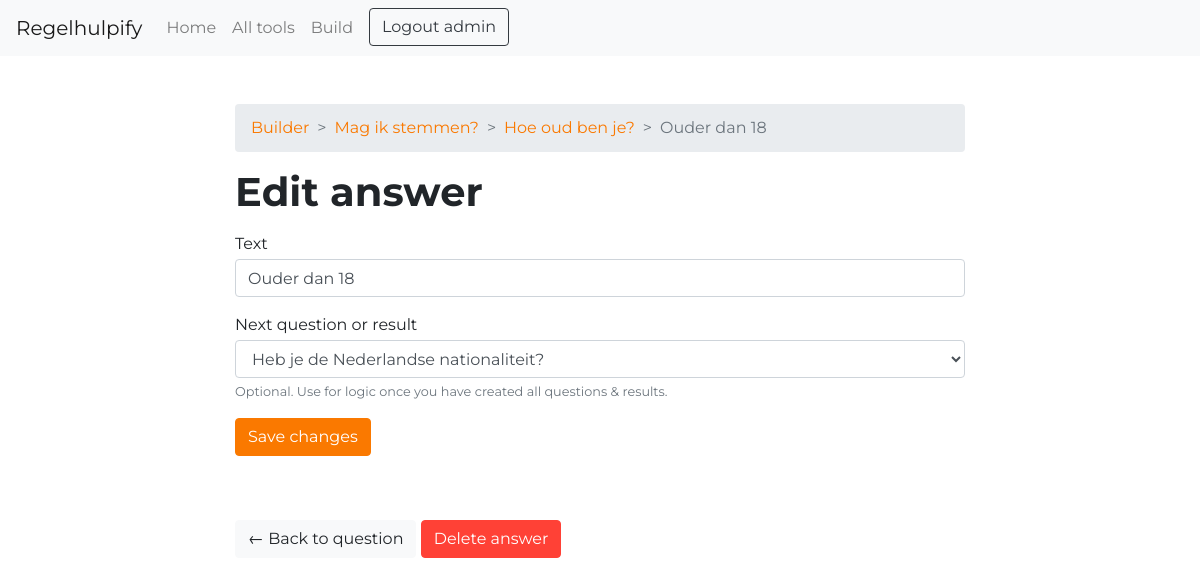
/builder/1/1/2/ (signed in), run on the app's committed database.
### regelhulpify/models.py (models this page shows, shortened)
class Tool(models.Model):
    owner = models.ForeignKey(User, on_delete=models.SET_DEFAULT, default=1)
    name = models.CharField(max_length=128, unique=True)
    desc = models.CharField(max_length=1024)
    img = models.URLField(max_length=1024, null=True, blank=True)
    shorturl = models.SlugField(max_length=64, unique=True, null=True, blank=True, validators=[safe_url])

class Question(models.Model):
    text = models.CharField(max_length=128)
    expl = models.CharField(max_length=256, blank=True)
    tool = models.ForeignKey(Tool, on_delete=models.CASCADE)
    position = models.IntegerField()
    result = models.BooleanField(default=False)
    class Meta:
        constraints = [
            models.UniqueConstraint(fields=['tool', 'position'], name='unique position within tool')
        ]
    def __str__(self):
        return f"{self.text}"

class Answer(models.Model):
    text = models.CharField(max_length=128)
    resulttext = models.CharField(max_length=256, blank=True) # for later use
    question = models.ForeignKey(Question, on_delete=models.CASCADE)
    nextquestion = models.ForeignKey(Question, on_delete=models.SET_DEFAULT, null=True, default="", blank=True, related_name='comesfrom')

### regelhulpify/views.py (the view, shortened to what this page needs)
# urls.py: path("builder/<int:tool>/<int:question>/<int:answer>/", views.builder_answer, name="builder_answer"),
@login_required
def builder_answer(request, tool, question, answer):
    t = get_object_or_404(Tool, pk=tool)
    if t.owner != request.user:
        return HttpResponseForbidden('Not your tool.')
    a = get_object_or_404(Answer, pk=answer)
    q = get_object_or_404(Question, pk=a.question.id)
    form = AnswerForm(t, q.position, instance=a)
    context = {'form': form, 'tool': t, 'question': q, 'answer': a}
    return render(request, 'regelhulpify/builder_answer.html', context)

### regelhulpify/forms.py
class AnswerForm(ModelForm):
    class Meta:
        model = Answer
        fields = ['text','nextquestion', 'question']
        widgets = {
            'question': HiddenInput(),
        }
        labels = {
            "text": "Text",
            "nextquestion": "Next question or result",
        }
        help_texts = {
            'nextquestion': _('Optional. Use for logic once you have created all questions & results.'),
        }
    def __init__(self, tool, position, *args, **kwargs):
        kwargs.setdefault('label_suffix', '')
        super(ModelForm, self).__init__(*args, **kwargs)
        self.fields['text'].widget.attrs['autofocus'] = 'on'
        self.fields['nextquestion'].queryset = Question.objects.filter(tool=tool).filter(position__gt=position)
        for visible in self.visible_fields():
            visible.field.widget.attrs['class'] = 'form-control'

### regelhulpify/context_processors.py (called while the page is built)
def login_form(request):
    return {
        'login_form': AuthenticationForm()
    }

### regelhulpify/templates/regelhulpify/builder_answer.html (shortened to what this page needs)
{% extends 'regelhulpify/base.html' %}
{% load static %}
{% block content %}
{% include 'regelhulpify/breadcrumb_snippet.html' %}
    <h1 class="">Edit answer</h1>
    <div>
        <form action="" method="post">
            {% include 'regelhulpify/form_snippet.html' %}
            <input type="submit" value="Save changes" class="btn btn-primary">
          </form>
          <a href="{% url 'builder_question' tool.id question.id %}" class="btn btn-light mt-5">&larr; Back to question</a>
          <input type="button" class="btn btn-danger mt-5" id="answer_delete" value="Delete answer">
    </div>
{% endblock %}

### regelhulpify/templates/regelhulpify/base.html (shortened to what this page needs)
{% load static %}
<html>
    <head>
        <link rel="stylesheet" href="{% static 'css/custom.css' %}">
    </head>
    <body>
        <nav class="navbar navbar-expand-lg navbar-light bg-light">
            <a class="navbar-brand" href="{% url 'home' %}">Regelhulpify</a>
            <div class="collapse navbar-collapse" id="navbarSupportedContent">
                <ul class="navbar-nav mr-auto">
                    <li class="nav-item">
                        <a class="nav-link" href="{% url 'home' %}">Home</a>
                    </li><li class="nav-item">
                        <a class="nav-link" href="{% url 'alltools' %}">All tools</a>
                    </li>
                    <li class="nav-item">
                    {% if user.is_authenticated %}
                        <a class="nav-link" href="{% url 'builder' %}">Build</a>
                    {% else %}
                        <a class="nav-link" href="{% url 'django_registration_register' %}">Register</a>
                    {% endif %}
                    </li>
                    <li class="nav-item dropdown order-1">
                        {% if user.is_authenticated %}
                    <a class="btn btn-outline-dark log-button" href="{% url 'logout' %}"> Logout {{ user.username }}</a>
                      {% endif %}
                  </li>
                </ul>
            </div>
        </nav>
        <div class="content container mt-5 pb-5">
            <div class="row">
                <div class="col-md-2"></div>
                <div class="col-md-8">
                    {% block content %}
                    {% endblock %}
                </div>
            </div>
        </div>
    </body>
</html>

### regelhulpify/templates/regelhulpify/breadcrumb_snippet.html
{% if tool %}
<nav aria-label="breadcrumb" class="mb-3">
    <ol class="breadcrumb">
        <li class="breadcrumb-item"><a href="{% url 'builder' %}">Builder</a></li>
        <li class="breadcrumb-item"><a href="{% url 'builder_tool' tool.id %}">{{ tool.name }}</a></li>
        {% if question %}
        <li class="breadcrumb-item"><a href="{% url 'builder_question' tool.id question.id %}">{{ question.text }}</a></li>
        {% if answer %}
        <li class="breadcrumb-item active" aria-current="page">{{ answer.text }}</li>
      {% endif %}
      {% endif %}
    </ol>
  </nav>
  {% endif %}

### regelhulpify/templates/regelhulpify/form_snippet.html (shortened to what this page needs)
<div class="mt-3 mb-3 w-100">
    {% for field in form.visible_fields %}
    <div class="form-group">
        {{ field.label_tag }}
        {{ field }}
        {% if field.help_text or field.errors %}
            <small id="emailHelp" class="form-text">{{ field.errors }}<span class="text-muted">{{ field.help_text }}</span></small>
        {% endif %}
    </div>
    {% endfor %}
    </div>

### data on the page
Tool: name "Mag ik stemmen?"
Question: text "Hoe oud ben je?"
Answer: text "Ouder dan 18", visible_fields "Ouder dan 18" "Heb je de Nederlandse nationaliteit?"

### other printed values
{{ user.username }} "admin"
{{ field.label_tag }} "Text" "Next question or result"
{{ field.help_text }} "Optional. Use for logic once you have created all questions & results."
